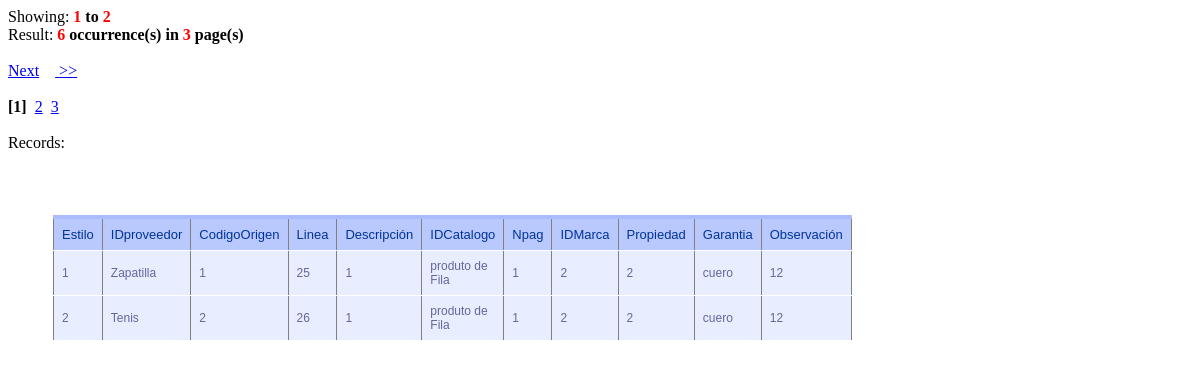
The app's page /reportesprueba.php, older data.
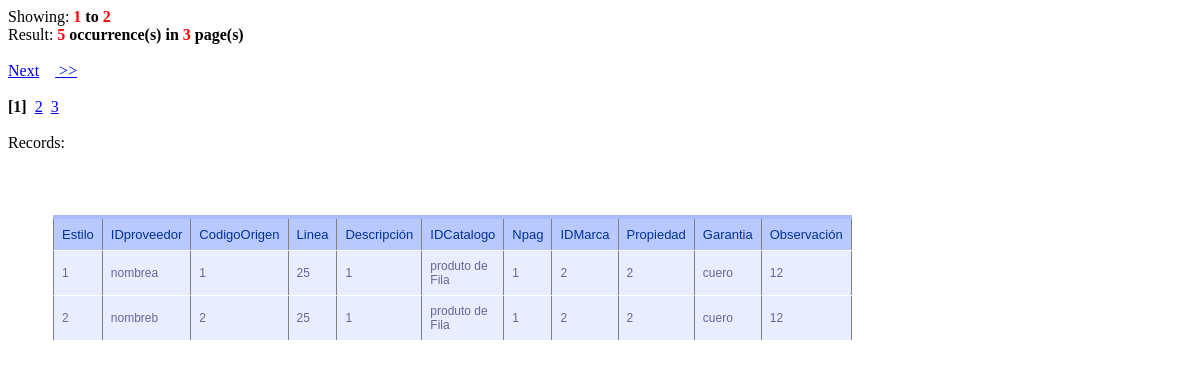
The same page, newer data.
### tables this page shows
CREATE TABLE IF NOT EXISTS `producto` (
  `estilo` int(11) NOT NULL AUTO_INCREMENT,
  `nombre` varchar(45) NOT NULL,
  `idProveedor` int(11) DEFAULT NULL,
  `codigoOrigen` varchar(45) NOT NULL,
  `linea` int(11) DEFAULT NULL,
  `descripcion` varchar(200) DEFAULT NULL,
  `idCatalogo` int(11) DEFAULT NULL,
  `nPag` varchar(10) DEFAULT NULL,
  `idMarca` int(11) DEFAULT NULL,
  `propiedad` varchar(45) DEFAULT NULL,
  `garantia` int(11) DEFAULT NULL,
  `observacion` varchar(200) DEFAULT NULL,
  `estado` tinyint(1) NOT NULL,
  PRIMARY KEY (`estilo`),
  KEY `FK_linea_producto` (`linea`),
  KEY `FK_proveedor_producto` (`idProveedor`),
  KEY `FK_marca_producto` (`idMarca`),
  KEY `FK_catalogo_producto` (`idCatalogo`)
);

### html/reportesprueba.php (the view, shortened to what this page needs)
<!DOCTYPE html>
<html lang="en">
<head>
	<link rel="stylesheet" href="../css/Tablas_reportes.css">
</head>
<body>
	<table border="1">
		<tr>
		<th>Estilo</th><th>IDproveedor</th><th>CodigoOrigen</th><th>Linea</th><th>Descripción</th><th>IDCatalogo</th><th>Npag</th><th>IDMarca</th><th>Propiedad</th><th>Garantia</th><th>Observación</th>
		</tr>
		<?php
		include('class.EasyPagination.php');
		@$page	= $_GET["page"];
		if ($page==NULL): $page	= 1;		endif;
		$pagination = new EasyPagination($page,2,"eng");
		$sql="SELECT * FROM producto";
		$sqlSearch=$sql;
		$pagination->setSQLSearch($sqlSearch);
		$sqlNumRows = "SELECT COUNT(estilo) AS numTotal FROM producto";
		$pagination->setSQLNumRows($sqlNumRows);
		$SQLresult = $pagination->getResultData($page);
		echo "Showing: <strong>".$pagination->getListCurrentRecords()."</strong><br>";
		echo "Result: <strong><font color='#FF0000'>".$pagination->getTotalRecords()."</font> occurrence(s) in <font color='#FF0000'>".$pagination->getPagesFound()."</font> page(s)</strong><br>";
        echo "<br>";
echo $pagination->getNavigation()."<br><br>";
echo $pagination->getCurrentPages();
echo "<br>";
		if (mysql_num_rows($SQLresult)>=1):
			echo "<br>Records: <br><br>";
			while (list($estilo,$id,$origen,$linea,$description,$IDcat,$npag,$Idmar,$prop,$garan,$Obser) = mysql_fetch_row($SQLresult)):?>
			<tr>
				<td><?php echo $estilo;?></td>
				<td><?php echo $id;?></td>
				<td><?php echo $origen;?></td>
				<td><?php echo $linea;?></td>
				<td><?php echo $description;?></td>
				<td><?php echo $IDcat;?></td>
				<td><?php echo $npag;?></td>
				<td><?php echo $Idmar;?></td>
				<td><?php echo $prop;?></td>
				<td><?php echo $garan;?></td>
				<td><?php echo $Obser;?></td>
			</tr>
	<?php endWhile;?>
<?php endIf;?>
		</table>
</body>
</html>

### html/class.EasyPagination.php (shortened to what this page needs)
<?php
Class EasyPagination
{
	var $sqlSearch;
	var $sqlNumRows;
	var $getsVars;
	var $recordByPage;
	var $PagesFound;
	var $totalRecords;
	var $currentPage;
	var $msg_finalPage;
	var $msg_nextPage;
	var $msg_page;
	var $msg_of;
	function EasyPagination($page,$recordByPage,$language = "default")
	{
		if ($language == "default"):
			$this->msg_initialPage  = "Página Inicial";
			$this->msg_finalPage    = "Página Final";
			$this->msg_previousPage = "Anterior";
			$this->msg_nextPage	    = "Próxima";
			$this->msg_next10Results = "Próximas 10 páginas";
			$this->msg_previous10Results = "10 Páginas anteriores";
			$this->msg_page		    = "Ir para Página";
			$this->msg_of		     = "De";
			$this->msg_to		     = "a";
		else:
			$this->msg_finalPage     = "Final Page";
			$this->msg_nextPage	     = "Next";
			$this->msg_page		     = "Go to Page";
			$this->msg_of		     = "";
			$this->msg_to		     = "to";
		endif;
	}
	function _configCurrentPage($page)
	{
		if (empty($page)):
			$this->currentPage = 1;
		else:
			$this->currentPage = $page;
		endif;
	}
	function _setRecordByPage($recordByPage)
	{
		$this->recordByPage = $recordByPage;
	}
	function _setTotalRecords()
	{
		$searchResultTotal = mysql_query($this->sqlNumRows);
		list($this->totalRecords) = mysql_fetch_row($searchResultTotal);
		$this->PagesFound = ceil($this->totalRecords / $this->recordByPage);
	}
	function setSQLSearch($sqlSearch)
	{
		$this->sqlSearch = $sqlSearch;
	}
	function setSQLNumRows($sqlNumRows)
	{
		$this->sqlNumRows = $sqlNumRows;
	}
	function getTotalRecords()
	{
		return $this->totalRecords;
	}
	function getPagesFound()
	{
		return $this->PagesFound;
	}
	function getResultData()
	{
		$begin = $this->currentPage - 1;
		$begin = $begin * $this->recordByPage;
		$this->sqlSearch = $this->sqlSearch." LIMIT ".$begin.",".$this->recordByPage;
		$searchResult = mysql_query($this->sqlSearch);
		return $searchResult;
	}
	function getNavigation()
	{
		$result = " ";
		$next     = $this->currentPage + 1;
		if ($this->getsVars ==""):
			if ($this->PagesFound>1):
				if (($this->currentPage < $this->PagesFound) && ($this->PagesFound >= 1)):	$result .= " <a href='?page=".($next)."'  title='".$this->msg_nextPage."' onMouseOver=\"window.status='".$this->msg_nextPage."';return true\" onMouseOut=\"window.status='';return true\">".$this->msg_nextPage."</a>"; 		endif;
				if (($this->PagesFound>1)&&($this->currentPage!=$this->PagesFound)):
					$result .=  "&nbsp;&nbsp;&nbsp;&nbsp;<a href='?page=".$this->PagesFound."'  title='".$this->msg_finalPage."' onMouseOver=\"window.status='".$this->msg_finalPage."';return true\" onMouseOut=\"window.status='';return true\"> >></a>";
				endif;
			endif;
		endif;
		return $result;
	}
	function getCurrentPages()
	{
		$totalRecordsControl = $this->totalRecords;
		$ultimo = substr($this->currentPage,-1);
		if ($ultimo == 0):
			$begin = ($this->currentPage-9);
			$pageInicial = ($this->currentPage - $ultimo);
			$end = $this->currentPage;
		else:
			$pageInicial = ($this->currentPage - $ultimo);
			$begin = ($this->currentPage-$ultimo)+1;
			$end = $pageInicial+10;
		endif;
		$num = $this->PagesFound;
		if ($end>$num):
		    $end = $num;
		endif;
		for ($a = $begin; $a <= $end ; $a++):
			if ($a!=$this->currentPage):
				if ($this->getsVars ==""):
					@$result .= " <a href='?page=$a' onMouseOver=\"window.status='".$this->msg_page.": $a';return true\" title='".$this->msg_page.": $a' onMouseOut=\"window.status='';return true\">$a</a>&nbsp;";
				else:
					@$result .= " <a href='?page=$a&key=1&".$this->getsVars."' onMouseOver=\"window.status='".$this->msg_page.": $a';return true\" title='".$this->msg_page.": $a' onMouseOut=\"window.status='';return true\">$a</a>&nbsp;";
				endif;
			else:
				@$result .= " <strong>[$a]</strong> &nbsp;";
			endif;
		endfor;
		return @$result;
	}
	function getListCurrentRecords()
	{
		$regFinal = $this->recordByPage * $this->currentPage;
		$regInicial = $regFinal - $this->recordByPage;
		if ($regInicial == 0):
			$regInicial++;
		endif;
		$result = $this->msg_of." <font color='red'>$regInicial</font> ".$this->msg_to." <font color='red'>$regFinal</font>";
		return $result;
	}
}
?>

### css/Tablas_reportes.css (style rules this page uses)
table { font-family: "Lucida Sans Unicode", "Lucida Grande", Sans-Serif; font-size: 12px; margin: 45px; width: 480px; text-align: left; border-collapse: collapse; }
th { font-size: 13px; font-weight: normal; padding: 8px; background: #b9c9fe; border-top: 4px solid #aabcfe; border-bottom: 1px solid #fff; color: #039; }
td { padding: 8px; background: #e8edff; border-bottom: 1px solid #fff; color: #669; border-top: 1px solid transparent; }

Row changes from the older to the newer data that the page shows:
changed producto id 1: nombre "Zapatilla" → "nombrea"
changed producto id 2: nombre "Tenis" → "nombreb"; codigoOrigen "26" → "25"
Text that changed along with them:
$pagination->getTotalRecords(): "6" → "5"
